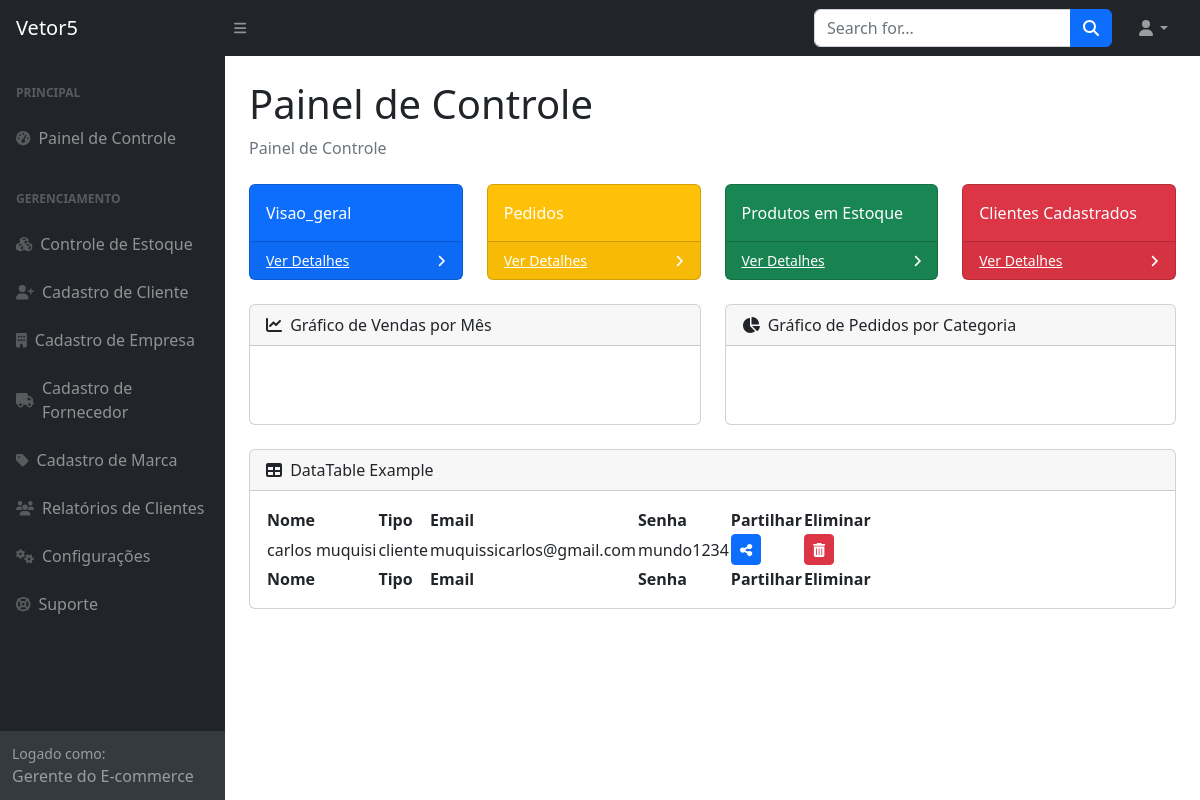
Page /vetor5/gerente/ (signed in) on the earlier database version.
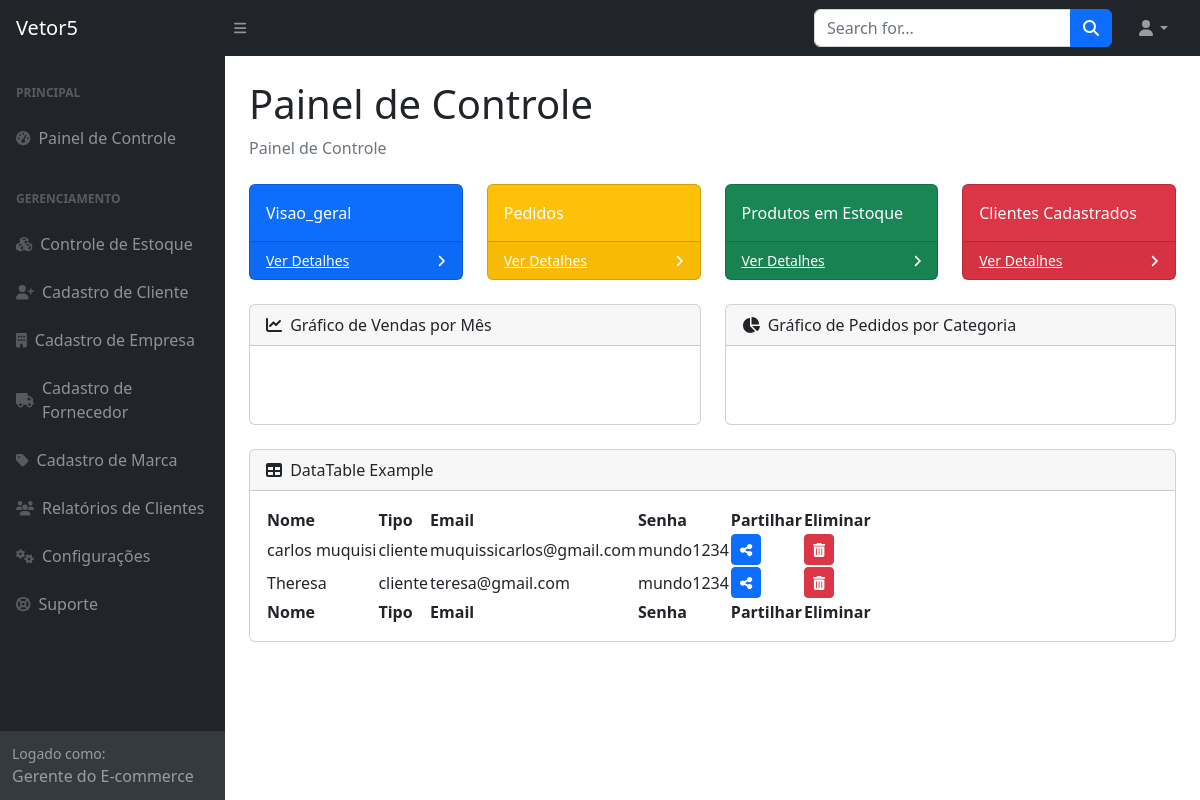
Same page on the later database version.
### usuarios/models.py (models this page shows, shortened)
class Cliente(models.Model):
    nome = models.CharField(max_length=255)
    email = models.EmailField(unique=True)
    senha = models.CharField(max_length=255)
    class Meta:
        verbose_name_plural = "Conta dos Clientes"

### usuarios/views.py (the view)
# urls.py: path('gerente/', views.gerente, name='gerente'),
def gerente(request):
    if 'gerente' in request.session:
        gerente_id = request.session['gerente']
        gerente = Gerente.objects.get(id=gerente_id)
        produto = Produtos.objects.all()
        estoques = Estoque.objects.all()
        contar_cliente = Cliente.objects.count()
        contar_produto = Produtos.objects.count()
        contar_empresa = Empresas.objects.count()
        clientes = Cliente.objects.all()
        soma_total = contar_cliente + contar_empresa
        contar = Contato_empresa.objects.count()
        Pedido = Fatura.objects.count()
        categoria = Categoria_produto.objects.all()
        contactar = Contato_empresa.objects.all()
        clientes_com_urls = []
        for cliente in clientes:
            cliente_url = reverse('pedidos_cliente', args=[cliente.id])
            clientes_com_urls.append({
                'cliente': cliente,
                'url_pedidos': cliente_url,
            })
        return render(request, 'gerente.html', {
            'gerente': gerente,
            'produto': produto,
            'categoria': categoria,
            'estoques': estoques,
            'contactar': contactar,
            'contar': contar,
            'soma_total': soma_total,
            'contar_produto': contar_produto,
            'Pedido': Pedido,
            'clientes': clientes,
            'clientes_com_urls': clientes_com_urls  # Atualizado para incluir URLs
        })
    else:
        return HttpResponse("Você não está autenticado para acessar esta página.")

### usuarios/templates/gerente.html (shortened to what the changed rows need)
{% load static %}
<!DOCTYPE html>
<html lang="en">
    <head>
        <link href="https://cdn.jsdelivr.net/npm/simple-datatables@7.1.2/dist/style.min.css" rel="stylesheet" />
        <link href="{% static 'css/styles.css' %}" rel="stylesheet" />
    </head>
    </head>
    <body class="sb-nav-fixed">
        <div id="layoutSidenav">
            <div id="layoutSidenav_content">
                <main>
                    <div class="container-fluid px-4">
                        <h1 class="mt-4">Painel de Controle</h1>
                        <div class="card mb-4">
                            <div class="card-body">
                                <table id="datatablesSimple">
                                    <thead>
                                        <tr>
                                            <th>Nome</th>
                                            <th>Tipo</th>
                                            <th>Email</th>
                                            <th>Senha</th>
                                            <th>Partilhar</th>
                                            <th>Eliminar</th>
                                        </tr>
                                    </thead>
                                    <tfoot>
                                        <tr>
                                            <th>Nome</th>
                                            <th>Tipo</th>
                                            <th>Email</th>
                                            <th>Senha</th>
                                            <th>Partilhar</th>
                                            <th>Eliminar</th>
                                        </tr>
                                    </tfoot>
                                    <tbody>
                                        {% for cliente in clientes %}
                                            <tr>
                                                <td>{{ cliente.nome }}</td>
                                                <td>cliente</td>
                                                <td>{{ cliente.email }}</td>
                                                <td>{{ cliente.senha }}</td>
                                                <td>
                                                    <a href="#" class="btn btn-primary btn-sm">
                                                        <i class="fas fa-share-alt"></i>
                                                    </a>
                                                </td>
                                                <td>
                                                    <button class="btn btn-danger btn-sm" onclick="confirmDelete({{ cliente.id }})">
                                                        <i class="fas fa-trash-alt"></i>
                                                    </button>
                                                </td>
                                            </tr>
                                        {% empty %}
                                            <tr>
                                                <td colspan="6">Nenhum cliente cadastrado.</td>
                                            </tr>
                                        {% endfor %}
                                    </tbody>
                                </table>
                            </div>
                        </div>
                    </div>
                </main>
            </div>
        </div>
    </body>
</html>

Differences in the rows shown:
added Cliente: nome "Theresa", email "teresa@gmail.com", senha "mundo1234"
